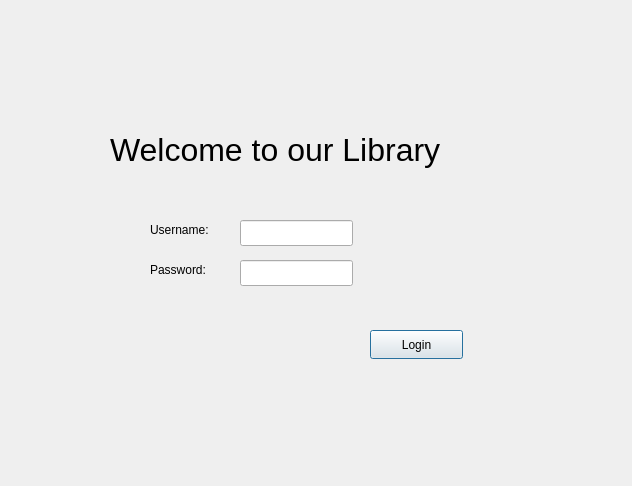
<?xml version="1.0" encoding="UTF-8"?>
<ui version="4.0">
 <class>LoginWindow</class>
 <widget class="QDialog" name="LoginWindow">
  <property name="geometry">
   <rect>
    <x>0</x>
    <y>0</y>
    <width>632</width>
    <height>486</height>
   </rect>
  </property>
  <property name="windowTitle">
   <string>Dialog</string>
  </property>
  <widget class="QLabel" name="label">
   <property name="geometry">
    <rect>
     <x>110</x>
     <y>120</y>
     <width>421</width>
     <height>61</height>
    </rect>
   </property>
   <property name="text">
    <string>&lt;html&gt;&lt;head/&gt;&lt;body&gt;&lt;p&gt;&lt;span style=&quot; font-size:24pt;&quot;&gt;Welcome to our Library&lt;/span&gt;&lt;/p&gt;&lt;/body&gt;&lt;/html&gt;</string>
   </property>
  </widget>
  <widget class="QLabel" name="label_2">
   <property name="geometry">
    <rect>
     <x>150</x>
     <y>220</y>
     <width>81</width>
     <height>20</height>
    </rect>
   </property>
   <property name="text">
    <string>Username:</string>
   </property>
  </widget>
  <widget class="QLabel" name="label_3">
   <property name="geometry">
    <rect>
     <x>150</x>
     <y>260</y>
     <width>81</width>
     <height>20</height>
    </rect>
   </property>
   <property name="text">
    <string>Password:</string>
   </property>
  </widget>
  <widget class="QLineEdit" name="usernameInput">
   <property name="geometry">
    <rect>
     <x>240</x>
     <y>220</y>
     <width>113</width>
     <height>26</height>
    </rect>
   </property>
  </widget>
  <widget class="QLineEdit" name="passwordInput">
   <property name="geometry">
    <rect>
     <x>240</x>
     <y>260</y>
     <width>113</width>
     <height>26</height>
    </rect>
   </property>
   <property name="echoMode">
    <enum>QLineEdit::EchoMode::Normal</enum>
   </property>
  </widget>
  <widget class="QPushButton" name="loginButton">
   <property name="geometry">
    <rect>
     <x>370</x>
     <y>330</y>
     <width>93</width>
     <height>29</height>
    </rect>
   </property>
   <property name="text">
    <string>Login</string>
   </property>
  </widget>
 </widget>
 <resources/>
 <connections/>
</ui>
